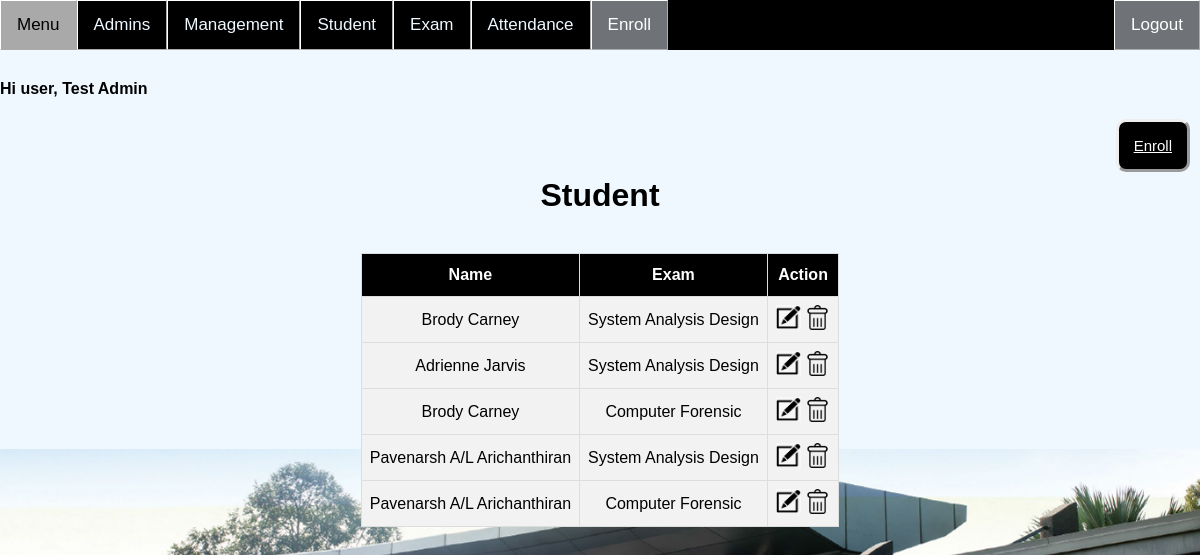
Page /Admin/Enroll.php (signed in) on the committed database.
### tables this page shows
CREATE TABLE `student_has_exam` (
  `id` int(9) NOT NULL,
  `student_id` int(11) NOT NULL,
  `exam_id` int(11) NOT NULL,
  `attendance` int(11) NOT NULL,
  `attendance_date_time` datetime DEFAULT NULL
);

CREATE TABLE `student` (
  `id` int(11) NOT NULL,
  `name` varchar(255) NOT NULL,
  `ic_no` varchar(99) NOT NULL,
  `student_id` varchar(99) NOT NULL,
  `email` varchar(99) NOT NULL,
  `enrol_fingerprint` int(1) NOT NULL,
  `course_id` int(11) NOT NULL,
  `semester_id` int(11) NOT NULL
);

CREATE TABLE `exam` (
  `id` int(11) NOT NULL,
  `name` varchar(255) NOT NULL,
  `datetime` datetime NOT NULL
);

### Admin/Enroll.php (the view, shortened to what this page needs)
<?php
if(isset ($_SESSION["userId"]))
{	include "Header.php";?>
<!DOCTYPE html>
<html>
<head>
</head>
<body>
	<a style="float:right;margin-right:10px" href="EnrollAdd.php" class="btn">Enroll</a><br><br>
	<h1 align="center"> Student</h1>
	<br>
<?php
	$queryGet = "SELECT student_has_exam.*, student.name as studentName, exam.name AS examName
                FROM student_has_exam
                INNER JOIN student ON student_has_exam.student_id = student.id
                INNER JOIN exam ON student_has_exam.exam_id = exam.id";
	$resultGet = mysqli_query($link,$queryGet);
	if(!$resultGet)
	{
		die ("Invalid Query - get Items List: ". mysqli_error($link));
	}
	else
	{?>
	<table id="table" border="1" align="center">
		<tr>
			<th>Name</th>
			<th>Exam</th>
			<th>Action</th>
		</tr>
<?php	while($row= mysqli_fetch_array($resultGet, MYSQLI_BOTH))
		{	?>
			<tr>
				<td><?php echo $row['studentName']?></td>
				<td><?php echo $row['examName'];?></td>
				<td><a href="StudentEdit.php?id=<?php echo $row['id'];?>">
					<img border="0" alt="editB" src="../CSS/btn/editB.png" width="25" height="25"></a>
					<a href="Delete.php?sid=<?php echo $row['id'];?>" onclick="return confirm('Are you sure?')">
					<img border="0" alt="editB" src="../CSS/btn/delB.png" width="25" height="25"></a></a>
				</td>
			</tr>
<?php	}?>
	</table>
<?php
	}
}
else	{
	echo "No session exists or session has expired. Please log in again ";
	echo "Page will be redirect in 5 seconds";
	header('Refresh: 5; ../Admin/Login.php');
}
	?>
</body>
</html>

### CSS/topNav.css (style rules this page uses)
* { box-sizing: border-box; }
body { margin: 0; font-family: Arial, Helvetica, sans-serif; background-image: url("bc.jpg"); background-color:aliceblue; background-size: 100% ; background-repeat: no-repeat; background-attachment: fixed; background-position:90% 100%; position:absolute; top:10%; max-width: -webkit-fill-available; right: 0px; left: 0px; }
.btn { padding: 15px; font-size: 15px; color: white; background: black ; border-style: outset; border-radius: 10px; cursor: pointer; }
#table { font-family: "Trebuchet MS", Arial, Helvetica, sans-serif; border-collapse: collapse; }
#table td, #table th { border: 1px solid #ddd; padding: 8px; text-align: center; max-width: auto; }
#table tr { background-color: #f2f2f2; }
#table th { padding-top: 12px; padding-bottom: 12px; text-align: center; background-color: black; color: white; max-width: auto; background-position: center; }

### rows in the picture
student_has_exam: student.name "Brody Carney", exam.name "System Analysis Design"
student_has_exam: student.name "Adrienne Jarvis", exam.name "System Analysis Design"
student_has_exam: student.name "Brody Carney", exam.name "Computer Forensic"
student_has_exam: student.name "Pavenarsh A/L Arichanthiran", exam.name "System Analysis Design"
student_has_exam: student.name "Pavenarsh A/L Arichanthiran", exam.name "Computer Forensic"

### other values in the picture
$_SESSION["name"] "Test Admin"
